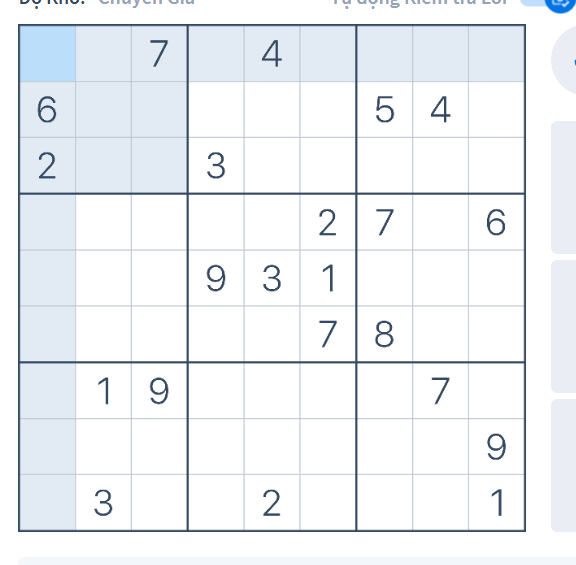
#> input picture test/test05.PNG, 576 x 565 px, found by its file name
$ python detect.py
#> lines starting #> are read from the running program, lines starting #| are printed output that depends on the picture; after the words box and inside, x2 and y2 are one past the last pixel; in counts of white or black regions, pixels touching at a corner belong together
import cv2
import imutils
import matplotlib.pyplot as plt
import numpy as np


name1 = 'test/' + 'test05' + '.png'

def check(train_data, train_label, source):
    label_rate = []
    for data in train_data:
        count = 0
        for i in range(30):
            for j in range(30):
                if  data[i][j] == source[i][j]:
                    count += 1
        label_rate.append(count)

    max = -1
    id = 0
    for i in range(len(label_rate)):
        if label_rate[i] >= max:
            max = label_rate[i]
            id = i

    return train_label[id]


img = 0
train_data = [] # dữ liệu training
train_label = [] # label của chúng

for num in range(1, 10, 1):
    for i in range(1, 11, 1):
        name = 'image/0' + str(num) + ' (' + str(i) + ').png'
        img = cv2.imread(name, 0)
        img = np.array(img)
        train_data.append(img)
        train_label.append(num)

img = cv2.imread(name1, 0)
#> img: shape (565, 576); min 70, max 255, mean 241.9
img = cv2.GaussianBlur(img, (5, 5), 0)
img = cv2.adaptiveThreshold(img, 255, cv2.ADAPTIVE_THRESH_GAUSSIAN_C, cv2.THRESH_BINARY_INV, 11, 2)
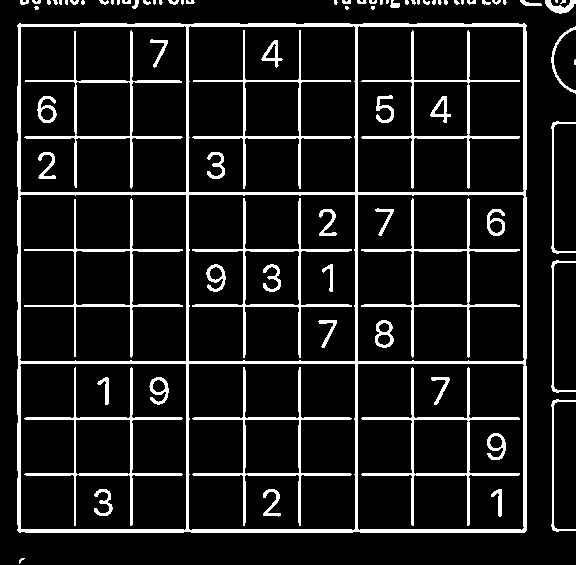
#> img: shape (565, 576); 11.1% white; 84 white regions (29 under 20 px), largest, box (x1, y1, x2, y2) and area: (17, 23, 527, 533) 13795, (361, 367, 520, 526) 1828, (361, 198, 520, 358) 1799

cv2.imshow('Source', img)

horizal = img
vertical = img

scale_height = 20 #Scale này để càng cao thì số dòng dọc xác định sẽ càng nhiều
scale_long = 15

long = int(img.shape[1]/scale_long)
#> long = 38
height = int(img.shape[0]/scale_height)
#> height = 28

horizalStructure = cv2.getStructuringElement(cv2.MORPH_RECT, (long, 1))
horizal = cv2.erode(horizal, horizalStructure, (-1, -1))
#> horizal: shape (565, 576); 3.2% white; 28 white regions (6 under 20 px), largest, box (x1, y1, x2, y2) and area: (36, 529, 509, 533) 1696, (37, 192, 508, 195) 1413, (37, 361, 508, 364) 1413
horizal = cv2.dilate(horizal, horizalStructure, (-1, -1))
#> horizal: shape (565, 576); 4.6% white; 28 white regions, largest, box (x1, y1, x2, y2) and area: (18, 529, 528, 533) 1992, (18, 23, 528, 27) 1887, (19, 192, 527, 195) 1524

verticalStructure = cv2.getStructuringElement(cv2.MORPH_RECT, (1, height))
#> verticalStructure = 28 values from 1 to 1
vertical = cv2.erode(vertical, verticalStructure, (-1, -1))
#> vertical: shape (565, 576); 3.8% white; 29 white regions (4 under 20 px), largest, box (x1, y1, x2, y2) and area: (523, 37, 527, 520) 1776, (17, 37, 21, 520) 1537, (186, 38, 189, 519) 1443
vertical = cv2.dilate(vertical, verticalStructure, (-1, -1))
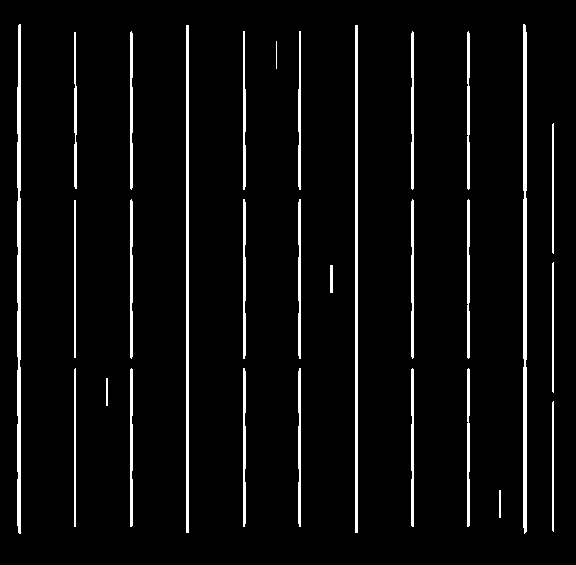
#> vertical: shape (565, 576); 4.8% white; 29 white regions

mask = vertical + horizal
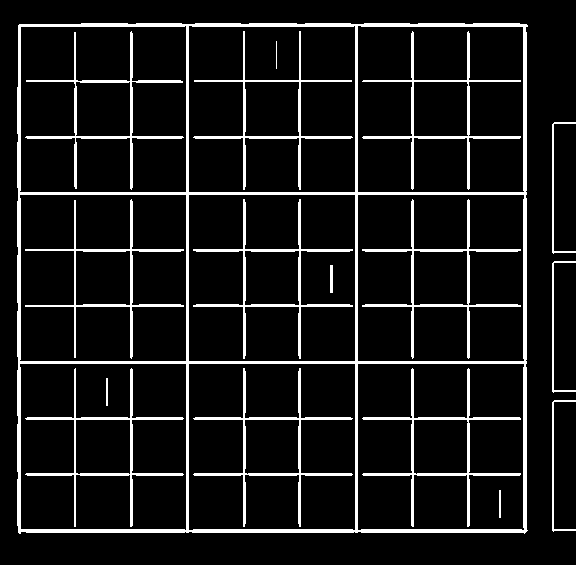
#> mask: shape (565, 576); min 0, max 255, mean 23.8

cv2.imshow('Mask', mask)

contours, hierarchy = cv2.findContours(mask, cv2.RETR_EXTERNAL, cv2.CHAIN_APPROX_SIMPLE)
#> contours = 4 contours; box (x1, y1, x2, y2) and area: (17, 23, 528, 534) 258789, (552, 400, 576, 532) 174, (552, 261, 576, 393) 174, (552, 122, 576, 254) 174

max = -1
table = []
x_max, y_max, w_max, h_max = 0, 0, 0, 0
for cnt in contours:
    x, y, w, h = cv2.boundingRect(cnt)
    if cv2.contourArea(cnt) > max:
        x_max, y_max, w_max, h_max = x, y, w, h
        max = cv2.contourArea(cnt)
        table = img[y_max:y_max+h_max, x_max:x_max+w_max]
#> this loop made 4 passes
#> (x, y, w, h, x_max, y_max, w_max, h_max) on passes 1, 4: (552, 400, 24, 132, 552, 400, 24, 132), (17, 23, 511, 511, 17, 23, 511, 511)
#> (x, y, w, h) on passes 2 to 3: (552, 261, 24, 132), (552, 122, 24, 132)
#> pass 1, `table = img[y_max:y_max+h_max, x_max:x_max+w_max]`:
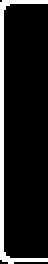
#> table: shape (132, 24) (shown 2 times larger); 11.4% white; 1 white region, box (x1, y1, x2, y2) and area: (0, 0, 24, 132) 361
#> after the loop:
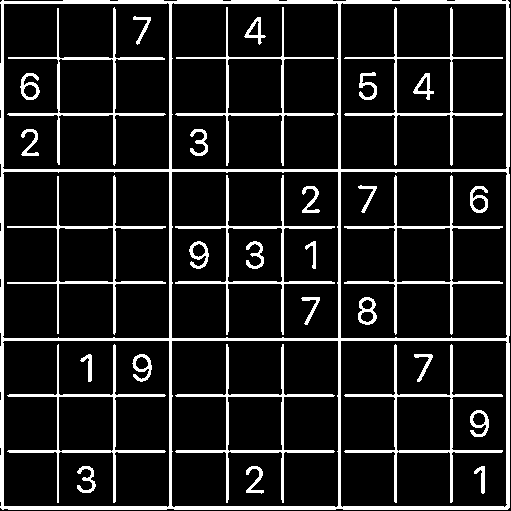
#> table: shape (511, 511); 12.8% white; 32 white regions, largest, box (x1, y1, x2, y2) and area: (0, 0, 510, 510) 13795, (344, 344, 503, 503) 1828, (344, 175, 503, 335) 1799
#> after the loop, h_max = 511; max = 258789; w_max = 511; x_max = 17; y_max = 23

table = cv2.resize(table, (500, 500))
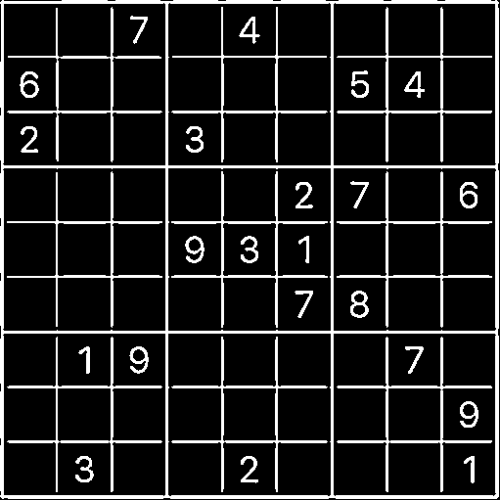
#> table: shape (500, 500); min 0, max 255, mean 32.7
print(table.shape)
#| (500, 500)
cv2.imshow('Table', table)

cropped_thresh_img = []
cropped_origin_img = []
countours_img = []

NUM_ROWS = 9
NUM_COLUMNS = 9
START_ROW = 0
for i in range(START_ROW, NUM_ROWS):
    for j in range(START_ROW, NUM_COLUMNS):
        thresh1 = img[y_max + round(i*h_max/NUM_ROWS):y_max + round((i+1)*h_max/NUM_ROWS), x_max + round(j*w_max/NUM_COLUMNS):x_max + round((j+1)*w_max/NUM_COLUMNS)]
        contours_thresh1, hierarchy_thresh1 = cv2.findContours(thresh1,cv2.RETR_EXTERNAL,cv2.CHAIN_APPROX_SIMPLE)
        origin1 = img[y_max + round(i*h_max/NUM_ROWS):y_max + round((i+1)*h_max/NUM_ROWS), x_max + round(j*w_max/NUM_COLUMNS):x_max + round((j+1)*h_max/NUM_COLUMNS)]

        cropped_thresh_img.append(thresh1)
        cropped_origin_img.append(origin1)
        countours_img.append(contours_thresh1)
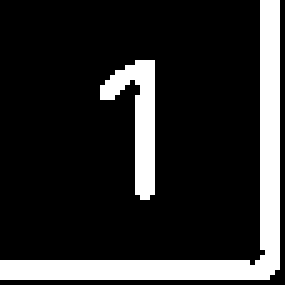
#> thresh1: shape (57, 57) (shown 5 times larger); 17.3% white; 2 white regions, box (x1, y1, x2, y2) and area: (0, 0, 56, 56) 427, (20, 12, 31, 40) 136
#> after the loop, countours_img = 81 items; cropped_origin_img = 81 items; cropped_thresh_img = 81 items

cropped_thresh_img1 = []
cropped_origin_img1 = []
countours_img1 = []

for i in range(START_ROW, NUM_ROWS):
    for j in range(START_ROW, NUM_COLUMNS):
        thresh1 = img[y_max + round(i*h_max/NUM_ROWS):y_max + round((i+1)*h_max/NUM_ROWS), x_max + round(j*w_max/NUM_COLUMNS):x_max + round((j+1)*w_max/NUM_COLUMNS)]
        contours_thresh1, hierarchy_thresh1 = cv2.findContours(thresh1,cv2.RETR_EXTERNAL,cv2.CHAIN_APPROX_SIMPLE)
        origin1 = img[y_max + round(i*h_max/NUM_ROWS):y_max + round((i+1)*h_max/NUM_ROWS), x_max + round(j*w_max/NUM_COLUMNS):x_max + round((j+1)*w_max/NUM_COLUMNS)]

        cropped_thresh_img1.append(thresh1)
        cropped_origin_img1.append(origin1)
        countours_img1.append(contours_thresh1)
#> after the loop, countours_img1 = 81 items; cropped_origin_img1 = 81 items; cropped_thresh_img1 = 81 items

print(len(countours_img1))
#| 81
# i = 7
# cv2.imshow('Answer' + str(i), cropped_origin_img1[i])

sources = []
position = []
for i, countour_img in enumerate(countours_img1):
    for cnt in countour_img:
        # if cv2.contourArea(cnt) > 00:
        x,y,w,h = cv2.boundingRect(cnt)
        if x > cropped_origin_img1[i].shape[1]*0.2 and x < cropped_origin_img1[i].shape[1]*0.9:
            source = cropped_origin_img1[i][y-1:y+29, x-5:x+25]
            source = cv2.threshold(source, 160, 255, cv2.THRESH_BINARY)[1]
            sources.append(source)
            position.append(i)
#> this loop made 81 passes
#> countour_img on passes 1, 6, 9, 14, 38, 41, 43, 44, 46, 54, 59: 1 contour; box (x1, y1, x2, y2) and area: (0, 0, 57, 57) 220, 1 contour; box (x1, y1, x2, y2) and area: (0, 0, 57, 57) 264, 1 contour; box (x1, y1, x2, y2) and area: (0, 0, 56, 57) 314, [[[0, 0], [0, 56], [56, 56], [56, 0]]], [[[0, 0], [0, 56], [56, 56], [56, 0]]], [[[0, 0], [0, 56], [56, 56], [56, 0]]], 1 contour; box (x1, y1, x2, y2) and area: (3, 0, 56, 57) 243, 1 contour; box (x1, y1, x2, y2) and area: (0, 0, 57, 57) 249, 1 contour; box (x1, y1, x2, y2) and area: (0, 0, 57, 57) 264, 1 contour; box (x1, y1, x2, y2) and area: (0, 0, 56, 57) 266, 1 contour; box (x1, y1, x2, y2) and area: (0, 3, 57, 56) 243
#> after the loop, position = [2, 4, 9, 15, 16, 18, 21, 32, 33, 35, 39, 41, 50, 51, 55, 56, 61, 71, 73, 76, 80]; sources = 21 items

# for i in range(len(sources)):
#     cv2.imwrite(str(i) + '.png', sources[i])

for i in range(len(sources)):
    sources[i] = np.array(sources[i])
#> this loop made 21 passes

result = []
for i in range(len(sources)):
#> (the run stopped early here; a loop or call above may not have finished)
